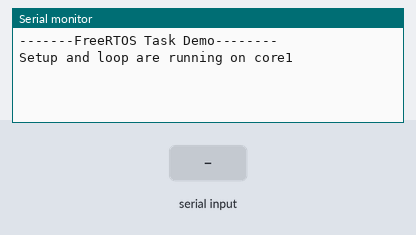
Bench run of a sketch on a simulated ESP32. Parts: the last lines printed to the serial monitor. The inputs (shaded band) are chosen by the test bench.

Above: at 2.2 s.
2.3 s: "1\n" received over Serial
At 2.7 s:
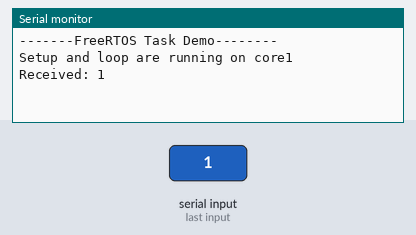
3.9 s: "0\n" received over Serial
At 5.1 s:
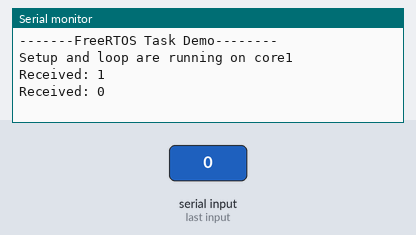
5.4 s: "2\n" received over Serial
At 6.3 s:
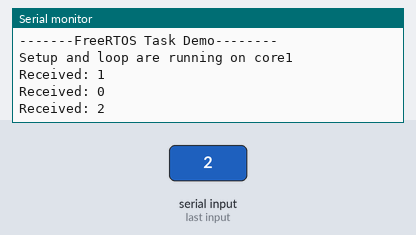

Measured:
- after the input at 2.3 s, the serial monitor: prints a new line after 0.10 s (image 1)
- after the input at 3.9 s, the serial monitor: prints a new line after 0.10 s (image 2)
- after the input at 5.4 s, the serial monitor: prints a new line after 0.10 s (image 3)

The sketch:

memory_alloc_challenge.ino
```cpp
#if CONFIG_FREERTOS_UNICORE
static const BaseType_t app_cpu = 0;
#else
static const BaseType_t app_cpu = 1;
#endif
volatile char msg[100];
volatile bool ready =false;
void startTask1(void *parameter)
{
    while (1)
    {
        if (ready)
        {
            Serial.print("Received: ");
            Serial.println((char *)msg);

            ready = false;
        }

        vTaskDelay(100/portTICK_PERIOD_MS);
    }
}

void startTask2(void *parameter)
{
    while (1)
    {
      int idx =0;
     while (Serial.available()){
      char c = Serial.read();
      msg[idx]=c;
      idx++;
      if (c == '\n') {
        msg[idx] = '\0';
        ready = true;
        vTaskDelay(100/portTICK_PERIOD_MS);
        idx = 0;
     }
    }
    vTaskDelay(100/portTICK_PERIOD_MS);
}
}
void setup() {
  // put your setup code here, to run once:
  Serial.begin(115200);
  vTaskDelay(1000/portTICK_PERIOD_MS);
  Serial.println();
  Serial.println("-------FreeRTOS Task Demo--------");
  Serial.print("Setup and loop are running on core");
  Serial.println(xPortGetCoreID());
  xTaskCreatePinnedToCore(
    startTask1,
    "Task1",
    2048,//1024 caused a overflow
    NULL,
    1,
    NULL,
    app_cpu
  );
  xTaskCreatePinnedToCore(
    startTask2,
    "Task2",
    1024,
    NULL,
    2,
    NULL,
    app_cpu
  );
}

void loop() {
  // put your main code here, to run repeatedly:

}
```
